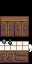

Below is a game level as drawn by its tile map, then a one-line description and the .tmx file that defines it, in full:
An orthogonal 2x4 tile map with 16x16 px tiles, 3 tile layers (Back, Buildings, Front).

<map version="1.2" tiledversion="1.3.1" orientation="orthogonal" renderorder="right-down" compressionlevel="0" width="2" height="4" tilewidth="16" tileheight="16" infinite="0" nextlayerid="7" nextobjectid="6">
 <tileset firstgid="1" name="zcompactbathroom_tiles" tilewidth="16" tileheight="16" tilecount="56" columns="8">
  <image source="zcompactbathroom_tiles.png" width="128" height="112" />
 </tileset>
 <layer id="1" name="Back" width="2" height="4">
  <data encoding="csv">
0,0,
0,0,
0,0,
0,0
</data>
 </layer>
 <objectgroup id="2" name="Back" />
 <layer id="3" name="Buildings" width="2" height="4">
  <data encoding="csv">
0,0,
0,0,
23,24,
31,32
</data>
 </layer>
 <objectgroup id="4" name="Buildings" />
 <layer id="5" name="Front" width="2" height="4">
  <data encoding="csv">
0,0,
15,16,
0,0,
0,0
</data>
 </layer>
 <objectgroup id="6" name="Front" />
</map>
